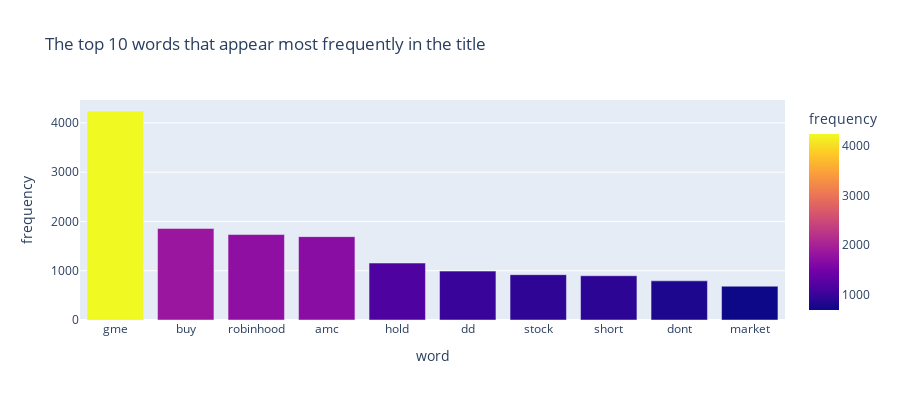

Notebook code cell kept with this figure:
### Code cell
fig = px.bar(title_counter10, x='word', y='frequency',
             color='frequency', 
             height=400, 
             title="The top 10 words that appear most frequently in the title"
            )
fig.show()

### Figure 1 — Plotly figure (JSON) as saved in the notebook; plotly's stock layout.template omitted (floating-point values rounded to 4 significant figures)
{"data": [{"alignmentgroup": "True", "hovertemplate": "word=%{x}<br>frequency=%{marker.color}<extra></extra>", "legendgroup": "", "marker": {"color": [4242, 1859, 1735, 1692, 1156, 992, 920, 898, 795, 686], "coloraxis": "coloraxis", "pattern": {"shape": ""}}, "name": "", "offsetgroup": "", "orientation": "v", "showlegend": false, "textposition": "auto", "type": "bar", "x": ["gme", "buy", "robinhood", "amc", "hold", "dd", "stock", "short", "dont", "market"], "xaxis": "x", "y": [4242, 1859, 1735, 1692, 1156, 992, 920, 898, 795, 686], "yaxis": "y"}], "layout": {"barmode": "relative", "coloraxis": {"colorbar": {"title": {"text": "frequency"}}, "colorscale": [[0, "#0d0887"], [0.1111, "#46039f"], [0.2222, "#7201a8"], [0.3333, "#9c179e"], [0.4444, "#bd3786"], [0.5556, "#d8576b"], [0.6667, "#ed7953"], [0.7778, "#fb9f3a"], [0.8889, "#fdca26"], [1, "#f0f921"]]}, "height": 400, "legend": {"tracegroupgap": 0}, "title": {"text": "The top 10 words that appear most frequently in the title"}, "xaxis": {"anchor": "y", "domain": [0, 1], "title": {"text": "word"}}, "yaxis": {"anchor": "x", "domain": [0, 1], "title": {"text": "frequency"}}}}
